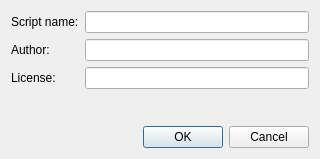
<?xml version="1.0" encoding="UTF-8"?>
<ui version="4.0">
 <class>SolarusEditor::NewElementDialog</class>
 <widget class="QDialog" name="SolarusEditor::NewElementDialog">
  <property name="geometry">
   <rect>
    <x>0</x>
    <y>0</y>
    <width>320</width>
    <height>159</height>
   </rect>
  </property>
  <property name="windowTitle">
   <string>New element</string>
  </property>
  <layout class="QGridLayout" name="gridLayout">
   <item row="2" column="0">
    <widget class="QDialogButtonBox" name="button_box">
     <property name="orientation">
      <enum>Qt::Orientation::Horizontal</enum>
     </property>
     <property name="standardButtons">
      <set>QDialogButtonBox::StandardButton::Cancel|QDialogButtonBox::StandardButton::Ok</set>
     </property>
    </widget>
   </item>
   <item row="0" column="0">
    <layout class="QGridLayout" name="grid_layout">
     <property name="leftMargin">
      <number>0</number>
     </property>
     <property name="topMargin">
      <number>0</number>
     </property>
     <property name="rightMargin">
      <number>0</number>
     </property>
     <property name="bottomMargin">
      <number>0</number>
     </property>
     <item row="2" column="0">
      <widget class="QLabel" name="license_label">
       <property name="text">
        <string>License:</string>
       </property>
      </widget>
     </item>
     <item row="0" column="0">
      <widget class="QLabel" name="id_label">
       <property name="text">
        <string>Script name:</string>
       </property>
      </widget>
     </item>
     <item row="1" column="0">
      <widget class="QLabel" name="author_label">
       <property name="text">
        <string>Author:</string>
       </property>
      </widget>
     </item>
     <item row="0" column="1">
      <widget class="QLineEdit" name="id_line_edit"/>
     </item>
     <item row="1" column="1">
      <widget class="QLineEdit" name="author_line_edit"/>
     </item>
     <item row="2" column="1">
      <widget class="QLineEdit" name="license_line_edit"/>
     </item>
    </layout>
   </item>
   <item row="1" column="0">
    <spacer name="verticalSpacer">
     <property name="orientation">
      <enum>Qt::Orientation::Vertical</enum>
     </property>
     <property name="sizeHint" stdset="0">
      <size>
       <width>0</width>
       <height>0</height>
      </size>
     </property>
    </spacer>
   </item>
  </layout>
 </widget>
 <resources/>
 <connections>
  <connection>
   <sender>button_box</sender>
   <signal>accepted()</signal>
   <receiver>SolarusEditor::NewElementDialog</receiver>
   <slot>accept()</slot>
   <hints>
    <hint type="sourcelabel">
     <x>248</x>
     <y>254</y>
    </hint>
    <hint type="destinationlabel">
     <x>157</x>
     <y>274</y>
    </hint>
   </hints>
  </connection>
  <connection>
   <sender>button_box</sender>
   <signal>rejected()</signal>
   <receiver>SolarusEditor::NewElementDialog</receiver>
   <slot>reject()</slot>
   <hints>
    <hint type="sourcelabel">
     <x>316</x>
     <y>260</y>
    </hint>
    <hint type="destinationlabel">
     <x>286</x>
     <y>274</y>
    </hint>
   </hints>
  </connection>
 </connections>
</ui>
